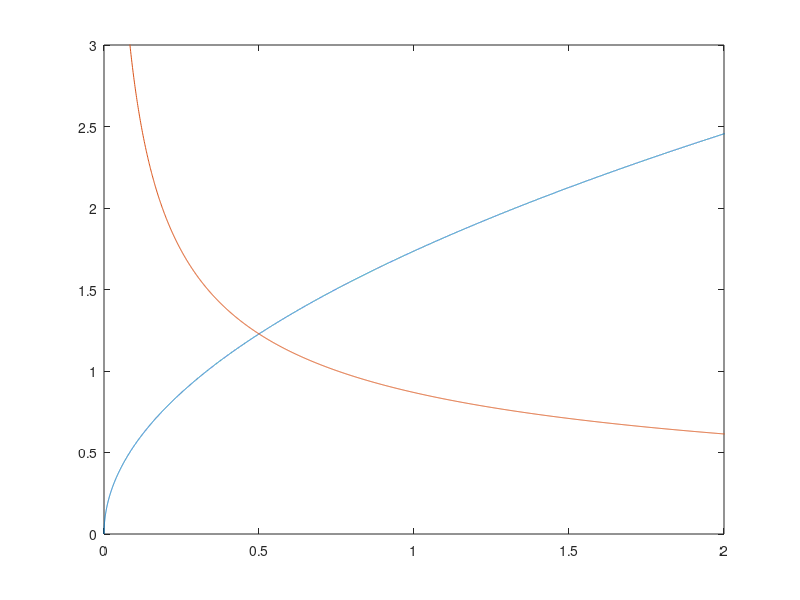

This figure's MATLAB source:
%%  Optimal threshold  and its derivative as functions of the variance

addpath(genpath('./utils/'));
addpath(genpath('./data/'));
load threshold_gaussian_new.mat

sigma = 0:0.0001:10;

DT = zeros(1,length(sigma)-1);

for t=0:length(sigma)-2
    
    DT(t+1) = (T_star(t+2)-T_star(t+1))/(sigma(t+2)-sigma(t+1));
    
end


DT = [DT DT(length(DT))];

plot(sigma,T_star)
hold on
plot(sigma(1:10:100001),DT(1:10:100001))
axis([0 2 0 3])